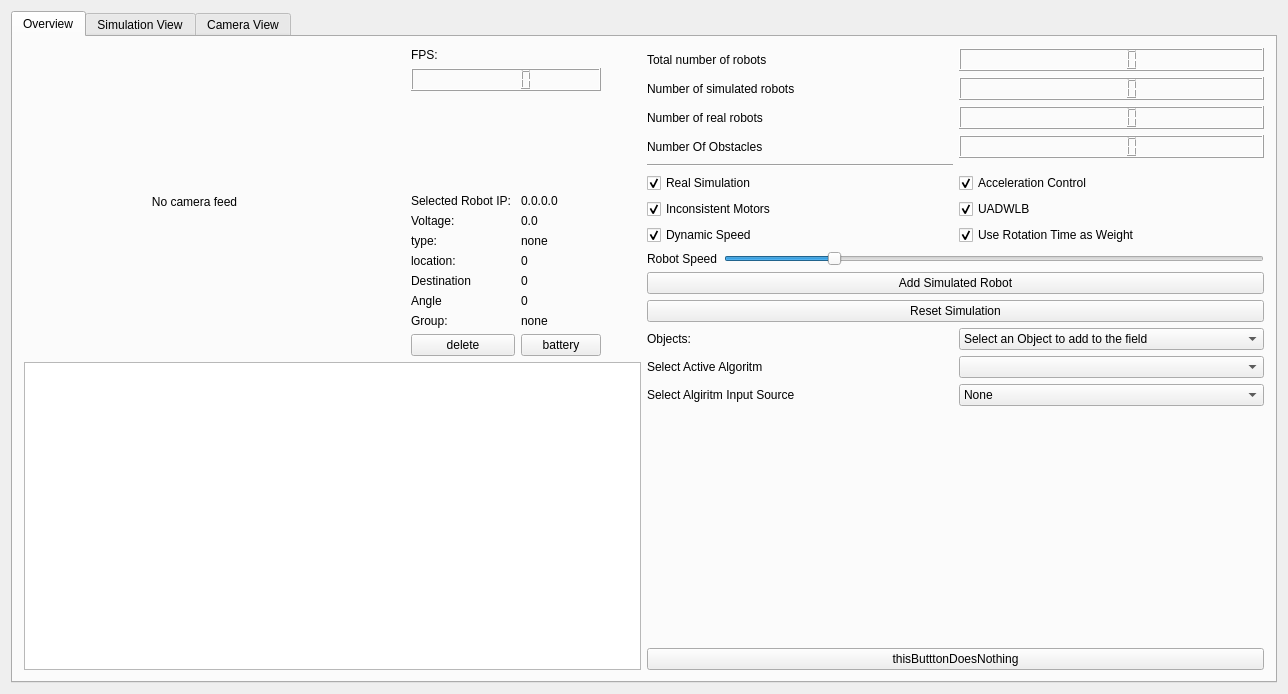
<?xml version="1.0" encoding="UTF-8"?>
<ui version="4.0">
 <class>MainWindow</class>
 <widget class="QMainWindow" name="MainWindow">
  <property name="geometry">
   <rect>
    <x>0</x>
    <y>0</y>
    <width>1288</width>
    <height>694</height>
   </rect>
  </property>
  <property name="windowTitle">
   <string>MainWindow</string>
  </property>
  <widget class="QWidget" name="centralWidget">
   <layout class="QVBoxLayout" name="verticalLayout">
    <item>
     <widget class="QTabWidget" name="tabWidget">
      <property name="currentIndex">
       <number>0</number>
      </property>
      <widget class="QWidget" name="tab">
       <attribute name="title">
        <string>Overview</string>
       </attribute>
       <layout class="QHBoxLayout" name="horizontalLayout">
        <item>
         <layout class="QVBoxLayout" name="verticalLayout_2">
          <item>
           <layout class="QHBoxLayout" name="horizontalLayout_4">
            <item>
             <widget class="QLabel" name="cameraFeedLabel">
              <property name="sizePolicy">
               <sizepolicy hsizetype="Expanding" vsizetype="Expanding">
                <horstretch>0</horstretch>
                <verstretch>0</verstretch>
               </sizepolicy>
              </property>
              <property name="layoutDirection">
               <enum>Qt::LeftToRight</enum>
              </property>
              <property name="text">
               <string>No camera feed</string>
              </property>
              <property name="alignment">
               <set>Qt::AlignCenter</set>
              </property>
             </widget>
            </item>
            <item>
             <spacer name="horizontalSpacer_3">
              <property name="orientation">
               <enum>Qt::Horizontal</enum>
              </property>
              <property name="sizeType">
               <enum>QSizePolicy::Maximum</enum>
              </property>
              <property name="sizeHint" stdset="0">
               <size>
                <width>40</width>
                <height>20</height>
               </size>
              </property>
             </spacer>
            </item>
            <item>
             <layout class="QVBoxLayout" name="verticalLayout_4">
              <item>
               <widget class="QLabel" name="label">
                <property name="text">
                 <string>FPS:</string>
                </property>
               </widget>
              </item>
              <item>
               <widget class="QLCDNumber" name="fpsNumber"/>
              </item>
              <item>
               <spacer name="verticalSpacer">
                <property name="orientation">
                 <enum>Qt::Vertical</enum>
                </property>
                <property name="sizeHint" stdset="0">
                 <size>
                  <width>20</width>
                  <height>40</height>
                 </size>
                </property>
               </spacer>
              </item>
              <item>
               <layout class="QGridLayout" name="gridLayout_6">
                <item row="4" column="1">
                 <widget class="QLabel" name="robotDestinationLabel">
                  <property name="minimumSize">
                   <size>
                    <width>70</width>
                    <height>0</height>
                   </size>
                  </property>
                  <property name="text">
                   <string>0</string>
                  </property>
                 </widget>
                </item>
                <item row="0" column="0">
                 <widget class="QLabel" name="label_15">
                  <property name="text">
                   <string>Selected Robot IP: </string>
                  </property>
                 </widget>
                </item>
                <item row="6" column="1">
                 <widget class="QLabel" name="robotGroupLabel">
                  <property name="text">
                   <string>none</string>
                  </property>
                 </widget>
                </item>
                <item row="4" column="0">
                 <widget class="QLabel" name="label_19">
                  <property name="text">
                   <string>Destination</string>
                  </property>
                 </widget>
                </item>
                <item row="5" column="1">
                 <widget class="QLabel" name="robotAngleLabel">
                  <property name="text">
                   <string>0</string>
                  </property>
                 </widget>
                </item>
                <item row="5" column="0">
                 <widget class="QLabel" name="label_20">
                  <property name="text">
                   <string>Angle</string>
                  </property>
                 </widget>
                </item>
                <item row="1" column="0">
                 <widget class="QLabel" name="label_16">
                  <property name="text">
                   <string>Voltage:</string>
                  </property>
                 </widget>
                </item>
                <item row="6" column="0">
                 <widget class="QLabel" name="label_21">
                  <property name="text">
                   <string>Group:</string>
                  </property>
                 </widget>
                </item>
                <item row="3" column="0">
                 <widget class="QLabel" name="label_18">
                  <property name="text">
                   <string>location:</string>
                  </property>
                 </widget>
                </item>
                <item row="1" column="1">
                 <widget class="QLabel" name="robotVoltageLabel">
                  <property name="text">
                   <string>0.0</string>
                  </property>
                 </widget>
                </item>
                <item row="2" column="0">
                 <widget class="QLabel" name="label_17">
                  <property name="text">
                   <string>type:</string>
                  </property>
                 </widget>
                </item>
                <item row="3" column="1">
                 <widget class="QLabel" name="robotLocationLabel">
                  <property name="text">
                   <string>0</string>
                  </property>
                 </widget>
                </item>
                <item row="0" column="1">
                 <widget class="QLabel" name="robotIPLabel">
                  <property name="text">
                   <string>0.0.0.0</string>
                  </property>
                 </widget>
                </item>
                <item row="2" column="1">
                 <widget class="QLabel" name="robotTypeLabel">
                  <property name="text">
                   <string>none</string>
                  </property>
                 </widget>
                </item>
                <item row="7" column="0">
                 <widget class="QPushButton" name="deleteSelected">
                  <property name="text">
                   <string>delete</string>
                  </property>
                 </widget>
                </item>
                <item row="7" column="1">
                 <widget class="QPushButton" name="emptyBattery">
                  <property name="text">
                   <string>battery</string>
                  </property>
                 </widget>
                </item>
               </layout>
              </item>
             </layout>
            </item>
            <item>
             <layout class="QVBoxLayout" name="verticalLayout_5">
              <item>
               <spacer name="horizontalSpacer_2">
                <property name="orientation">
                 <enum>Qt::Horizontal</enum>
                </property>
                <property name="sizeType">
                 <enum>QSizePolicy::Maximum</enum>
                </property>
                <property name="sizeHint" stdset="0">
                 <size>
                  <width>40</width>
                  <height>20</height>
                 </size>
                </property>
               </spacer>
              </item>
             </layout>
            </item>
           </layout>
          </item>
          <item>
           <widget class="QGraphicsView" name="graphicsView_Data"/>
          </item>
         </layout>
        </item>
        <item>
         <layout class="QVBoxLayout" name="verticalLayout_3">
          <item>
           <layout class="QGridLayout" name="gridLayout_2">
            <item row="1" column="0">
             <widget class="QLabel" name="label_9">
              <property name="text">
               <string>Number of simulated robots</string>
              </property>
             </widget>
            </item>
            <item row="0" column="0">
             <widget class="QLabel" name="label_8">
              <property name="text">
               <string>Total number of robots</string>
              </property>
             </widget>
            </item>
            <item row="2" column="0">
             <widget class="QLabel" name="label_10">
              <property name="text">
               <string>Number of real robots</string>
              </property>
             </widget>
            </item>
            <item row="1" column="1">
             <widget class="QLCDNumber" name="lcdNumberSimulatedRobots"/>
            </item>
            <item row="0" column="1">
             <widget class="QLCDNumber" name="lcdNumberTotalRobots"/>
            </item>
            <item row="2" column="1">
             <widget class="QLCDNumber" name="lcdNumberRealRobots"/>
            </item>
            <item row="3" column="1">
             <widget class="QLCDNumber" name="lcdNumberTotalObstacles"/>
            </item>
            <item row="3" column="0">
             <widget class="QLabel" name="label_12">
              <property name="text">
               <string>Number Of Obstacles</string>
              </property>
             </widget>
            </item>
           </layout>
          </item>
          <item>
           <layout class="QGridLayout" name="gridLayout_3">
            <item row="1" column="1">
             <widget class="QCheckBox" name="checkAccelerationControl">
              <property name="text">
               <string>Acceleration Control</string>
              </property>
              <property name="checked">
               <bool>true</bool>
              </property>
             </widget>
            </item>
            <item row="2" column="0">
             <widget class="QCheckBox" name="checkInconsisentMotors">
              <property name="text">
               <string>Inconsistent Motors</string>
              </property>
              <property name="checked">
               <bool>true</bool>
              </property>
             </widget>
            </item>
            <item row="2" column="1">
             <widget class="QCheckBox" name="checkUADWLB">
              <property name="text">
               <string>UADWLB</string>
              </property>
              <property name="checked">
               <bool>true</bool>
              </property>
             </widget>
            </item>
            <item row="0" column="0">
             <widget class="Line" name="line_2">
              <property name="orientation">
               <enum>Qt::Horizontal</enum>
              </property>
             </widget>
            </item>
            <item row="1" column="0">
             <widget class="QCheckBox" name="checkRealSimulation">
              <property name="text">
               <string>Real Simulation</string>
              </property>
              <property name="checked">
               <bool>true</bool>
              </property>
             </widget>
            </item>
            <item row="3" column="0">
             <widget class="QCheckBox" name="checkDynamicSpeed">
              <property name="text">
               <string>Dynamic Speed</string>
              </property>
              <property name="checked">
               <bool>true</bool>
              </property>
             </widget>
            </item>
            <item row="3" column="1">
             <widget class="QCheckBox" name="checkRotationTime">
              <property name="text">
               <string>Use Rotation Time as Weight</string>
              </property>
              <property name="checked">
               <bool>true</bool>
              </property>
             </widget>
            </item>
           </layout>
          </item>
          <item>
           <layout class="QGridLayout" name="gridLayout_4">
            <item row="0" column="0">
             <widget class="QLabel" name="label_11">
              <property name="text">
               <string>Robot Speed</string>
              </property>
             </widget>
            </item>
            <item row="0" column="1">
             <widget class="QSlider" name="SliderRobotSpeed">
              <property name="maximum">
               <number>255</number>
              </property>
              <property name="value">
               <number>50</number>
              </property>
              <property name="orientation">
               <enum>Qt::Horizontal</enum>
              </property>
             </widget>
            </item>
           </layout>
          </item>
          <item>
           <layout class="QHBoxLayout" name="horizontalLayout_5">
            <item>
             <widget class="QPushButton" name="AddSimulatedRobotButton">
              <property name="text">
               <string>Add Simulated Robot</string>
              </property>
             </widget>
            </item>
           </layout>
          </item>
          <item>
           <widget class="QPushButton" name="resetSimulationButton">
            <property name="text">
             <string>Reset Simulation</string>
            </property>
           </widget>
          </item>
          <item>
           <layout class="QGridLayout" name="gridLayout_5">
            <item row="1" column="0">
             <widget class="QLabel" name="label_13">
              <property name="text">
               <string>Select Active Algoritm</string>
              </property>
             </widget>
            </item>
            <item row="1" column="1">
             <widget class="QComboBox" name="ActiveAlgoritmList"/>
            </item>
            <item row="2" column="1">
             <widget class="QComboBox" name="algorithmInputComboBox">
              <item>
               <property name="text">
                <string>None</string>
               </property>
              </item>
              <item>
               <property name="text">
                <string>Objects</string>
               </property>
              </item>
              <item>
               <property name="text">
                <string>Robot Movement</string>
               </property>
              </item>
              <item>
               <property name="text">
                <string>Robot Movement With Angle</string>
               </property>
              </item>
             </widget>
            </item>
            <item row="2" column="0">
             <widget class="QLabel" name="label_14">
              <property name="text">
               <string>Select Algiritm Input Source</string>
              </property>
             </widget>
            </item>
            <item row="0" column="1">
             <widget class="QComboBox" name="comboBox">
              <property name="layoutDirection">
               <enum>Qt::LeftToRight</enum>
              </property>
              <item>
               <property name="text">
                <string>Select an Object to add to the field</string>
               </property>
              </item>
              <item>
               <property name="text">
                <string>Charge Station</string>
               </property>
              </item>
              <item>
               <property name="text">
                <string>Simulated Ball Yellow</string>
               </property>
              </item>
              <item>
               <property name="text">
                <string>Simulated Ball Orange</string>
               </property>
              </item>
             </widget>
            </item>
            <item row="0" column="0">
             <widget class="QLabel" name="label_22">
              <property name="text">
               <string>Objects:</string>
              </property>
             </widget>
            </item>
           </layout>
          </item>
          <item>
           <spacer name="verticalSpacer_2">
            <property name="orientation">
             <enum>Qt::Vertical</enum>
            </property>
            <property name="sizeHint" stdset="0">
             <size>
              <width>20</width>
              <height>40</height>
             </size>
            </property>
           </spacer>
          </item>
          <item>
           <spacer name="horizontalSpacer">
            <property name="orientation">
             <enum>Qt::Horizontal</enum>
            </property>
            <property name="sizeHint" stdset="0">
             <size>
              <width>40</width>
              <height>20</height>
             </size>
            </property>
           </spacer>
          </item>
          <item>
           <widget class="QPushButton" name="pushButton">
            <property name="text">
             <string>thisButttonDoesNothing</string>
            </property>
           </widget>
          </item>
         </layout>
        </item>
       </layout>
      </widget>
      <widget class="QWidget" name="tab_2">
       <attribute name="title">
        <string>Simulation View</string>
       </attribute>
       <layout class="QHBoxLayout" name="horizontalLayout_2">
        <item>
         <widget class="QGraphicsView" name="graphicsView_data_large"/>
        </item>
       </layout>
      </widget>
      <widget class="QWidget" name="tab_3">
       <attribute name="title">
        <string>Camera View</string>
       </attribute>
       <layout class="QHBoxLayout" name="horizontalLayout_3">
        <item>
         <widget class="QTabWidget" name="tabWidget_2">
          <property name="currentIndex">
           <number>4</number>
          </property>
          <widget class="QWidget" name="tab_4">
           <attribute name="title">
            <string>RGB</string>
           </attribute>
           <layout class="QVBoxLayout" name="verticalLayout_7">
            <item>
             <widget class="QLabel" name="cameraFeedLabel_Large">
              <property name="sizePolicy">
               <sizepolicy hsizetype="Expanding" vsizetype="Preferred">
                <horstretch>0</horstretch>
                <verstretch>0</verstretch>
               </sizepolicy>
              </property>
              <property name="text">
               <string>No camera feed</string>
              </property>
             </widget>
            </item>
           </layout>
          </widget>
          <widget class="QWidget" name="tab_5">
           <attribute name="title">
            <string>Red</string>
           </attribute>
           <layout class="QVBoxLayout" name="verticalLayout_8">
            <item>
             <widget class="QLabel" name="cameraRedFeed">
              <property name="text">
               <string>no red feed</string>
              </property>
             </widget>
            </item>
           </layout>
          </widget>
          <widget class="QWidget" name="tab_6">
           <attribute name="title">
            <string>Green</string>
           </attribute>
           <layout class="QVBoxLayout" name="verticalLayout_9">
            <item>
             <widget class="QLabel" name="cameraGreenFeed">
              <property name="text">
               <string>No green feed</string>
              </property>
             </widget>
            </item>
           </layout>
          </widget>
          <widget class="QWidget" name="tab_7">
           <attribute name="title">
            <string>Blue</string>
           </attribute>
           <layout class="QVBoxLayout" name="verticalLayout_10">
            <item>
             <widget class="QLabel" name="cameraBlueFeed">
              <property name="text">
               <string>No blue feed</string>
              </property>
             </widget>
            </item>
           </layout>
          </widget>
          <widget class="QWidget" name="tab_8">
           <attribute name="title">
            <string>Object</string>
           </attribute>
           <layout class="QVBoxLayout" name="verticalLayout_11">
            <item>
             <widget class="QLabel" name="cameraObjectFeed">
              <property name="text">
               <string>No object feed</string>
              </property>
             </widget>
            </item>
           </layout>
          </widget>
         </widget>
        </item>
        <item>
         <layout class="QVBoxLayout" name="verticalLayout_6">
          <item>
           <layout class="QGridLayout" name="gridLayout">
            <item row="7" column="0">
             <widget class="QLabel" name="label_6">
              <property name="text">
               <string>Erode Object</string>
              </property>
             </widget>
            </item>
            <item row="3" column="0">
             <widget class="QLabel" name="label_5">
              <property name="text">
               <string>V-Dinges</string>
              </property>
             </widget>
            </item>
            <item row="0" column="2">
             <widget class="QComboBox" name="colorComboBox">
              <property name="sizePolicy">
               <sizepolicy hsizetype="Expanding" vsizetype="Fixed">
                <horstretch>0</horstretch>
                <verstretch>0</verstretch>
               </sizepolicy>
              </property>
              <item>
               <property name="text">
                <string>Red_Low</string>
               </property>
              </item>
              <item>
               <property name="text">
                <string>Red_High</string>
               </property>
              </item>
              <item>
               <property name="text">
                <string>Blue_Low</string>
               </property>
              </item>
              <item>
               <property name="text">
                <string>Blue_High</string>
               </property>
              </item>
              <item>
               <property name="text">
                <string>Green_Low</string>
               </property>
              </item>
              <item>
               <property name="text">
                <string>Green_High</string>
               </property>
              </item>
              <item>
               <property name="text">
                <string>Orange_Low</string>
               </property>
              </item>
              <item>
               <property name="text">
                <string>Orange_High</string>
               </property>
              </item>
             </widget>
            </item>
            <item row="3" column="3">
             <widget class="QLCDNumber" name="lcdNumberVDinges"/>
            </item>
            <item row="2" column="2">
             <widget class="QSlider" name="sliderSaturation">
              <property name="maximum">
               <number>255</number>
              </property>
              <property name="orientation">
               <enum>Qt::Horizontal</enum>
              </property>
             </widget>
            </item>
            <item row="3" column="2">
             <widget class="QSlider" name="sliderVDinges">
              <property name="maximum">
               <number>255</number>
              </property>
              <property name="orientation">
               <enum>Qt::Horizontal</enum>
              </property>
             </widget>
            </item>
            <item row="5" column="0">
             <widget class="QLabel" name="label_7">
              <property name="text">
               <string>Dilate Object</string>
              </property>
             </widget>
            </item>
            <item row="2" column="0">
             <widget class="QLabel" name="label_4">
              <property name="text">
               <string>Saturation</string>
              </property>
             </widget>
            </item>
            <item row="1" column="0">
             <widget class="QLabel" name="label_3">
              <property name="text">
               <string>Hue</string>
              </property>
             </widget>
            </item>
            <item row="0" column="0">
             <widget class="QLabel" name="label_2">
              <property name="text">
               <string>Color:</string>
              </property>
             </widget>
            </item>
            <item row="1" column="2">
             <widget class="QSlider" name="sliderHue">
              <property name="maximum">
               <number>179</number>
              </property>
              <property name="orientation">
               <enum>Qt::Horizontal</enum>
              </property>
             </widget>
            </item>
            <item row="4" column="2">
             <widget class="Line" name="line">
              <property name="orientation">
               <enum>Qt::Horizontal</enum>
              </property>
             </widget>
            </item>
            <item row="2" column="3">
             <widget class="QLCDNumber" name="lcdNumberSaturation"/>
            </item>
            <item row="1" column="3">
             <widget class="QLCDNumber" name="lcdNumberHue"/>
            </item>
            <item row="6" column="0">
             <widget class="QLabel" name="sli">
              <property name="text">
               <string>Detection Deviation</string>
              </property>
             </widget>
            </item>
            <item row="5" column="2">
             <widget class="QSlider" name="sliderDilate">
              <property name="minimum">
               <number>1</number>
              </property>
              <property name="maximum">
               <number>20</number>
              </property>
              <property name="value">
               <number>8</number>
              </property>
              <property name="orientation">
               <enum>Qt::Horizontal</enum>
              </property>
             </widget>
            </item>
            <item row="6" column="2">
             <widget class="QSlider" name="sliderDeviation">
              <property name="minimum">
               <number>1</number>
              </property>
              <property name="maximum">
               <number>200</number>
              </property>
              <property name="value">
               <number>30</number>
              </property>
              <property name="orientation">
               <enum>Qt::Horizontal</enum>
              </property>
             </widget>
            </item>
            <item row="7" column="2">
             <widget class="QSlider" name="sliderErode">
              <property name="minimum">
               <number>1</number>
              </property>
              <property name="maximum">
               <number>20</number>
              </property>
              <property name="value">
               <number>3</number>
              </property>
              <property name="orientation">
               <enum>Qt::Horizontal</enum>
              </property>
             </widget>
            </item>
            <item row="5" column="3">
             <widget class="QLCDNumber" name="lcdNumberDilate"/>
            </item>
            <item row="6" column="3">
             <widget class="QLCDNumber" name="lcdNumberDeviation"/>
            </item>
            <item row="7" column="3">
             <widget class="QLCDNumber" name="lcdNumberErode"/>
            </item>
           </layout>
          </item>
          <item>
           <spacer name="verticalSpacer_3">
            <property name="orientation">
             <enum>Qt::Vertical</enum>
            </property>
            <property name="sizeHint" stdset="0">
             <size>
              <width>20</width>
              <height>40</height>
             </size>
            </property>
           </spacer>
          </item>
         </layout>
        </item>
       </layout>
      </widget>
     </widget>
    </item>
   </layout>
  </widget>
 </widget>
 <layoutdefault spacing="6" margin="11"/>
 <resources/>
 <connections>
  <connection>
   <sender>sliderDilate</sender>
   <signal>valueChanged(int)</signal>
   <receiver>lcdNumberDilate</receiver>
   <slot>display(int)</slot>
   <hints>
    <hint type="sourcelabel">
     <x>1085</x>
     <y>175</y>
    </hint>
    <hint type="destinationlabel">
     <x>1246</x>
     <y>181</y>
    </hint>
   </hints>
  </connection>
  <connection>
   <sender>sliderDeviation</sender>
   <signal>valueChanged(int)</signal>
   <receiver>lcdNumberDeviation</receiver>
   <slot>display(int)</slot>
   <hints>
    <hint type="sourcelabel">
     <x>1118</x>
     <y>202</y>
    </hint>
    <hint type="destinationlabel">
     <x>1224</x>
     <y>210</y>
    </hint>
   </hints>
  </connection>
  <connection>
   <sender>sliderErode</sender>
   <signal>valueChanged(int)</signal>
   <receiver>lcdNumberErode</receiver>
   <slot>display(int)</slot>
   <hints>
    <hint type="sourcelabel">
     <x>1064</x>
     <y>233</y>
    </hint>
    <hint type="destinationlabel">
     <x>1238</x>
     <y>234</y>
    </hint>
   </hints>
  </connection>
 </connections>
</ui>
